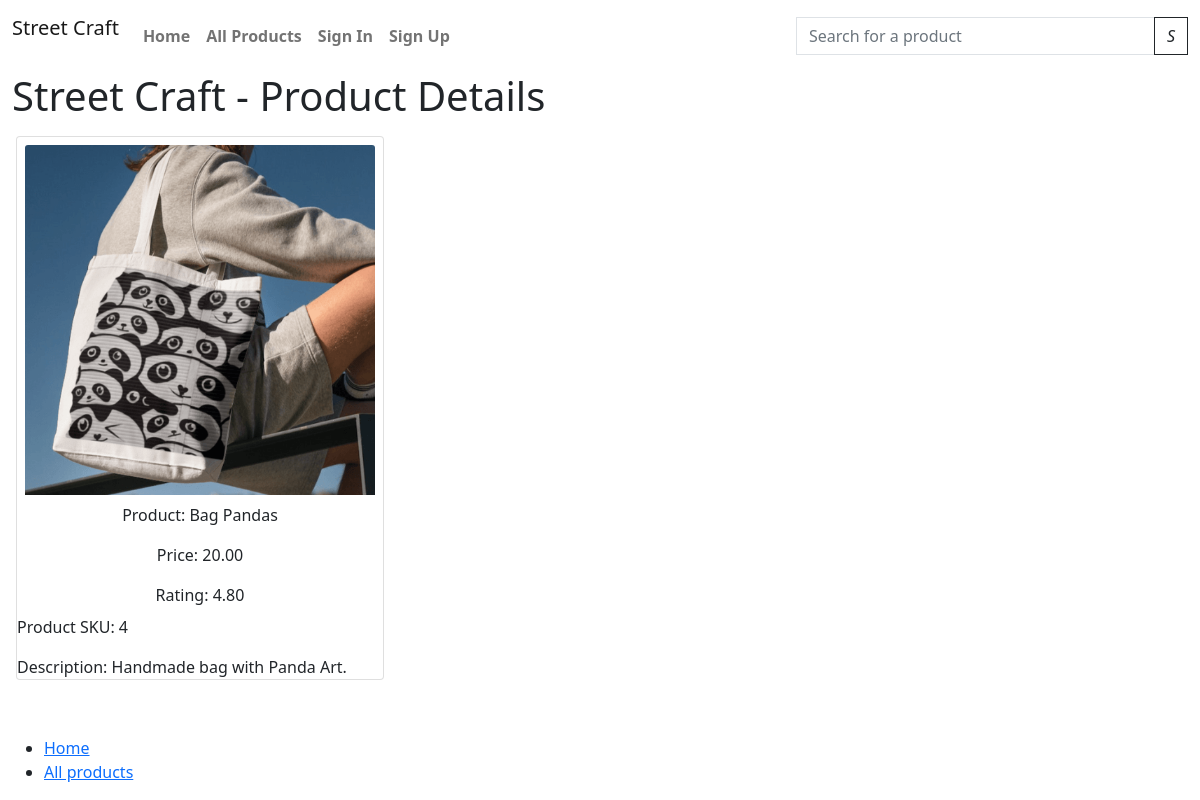
Page /bag-pandas/ on the committed database.
### products/models.py (models this page shows, shortened)
class Product(models.Model):
    sku = models.SmallAutoField(primary_key=True)
    name = models.CharField(max_length=150, unique=True)
    release_date = models.DateTimeField(auto_now_add=True)
    category = models.ForeignKey('Category', null=True, blank=True, on_delete=models.SET_NULL)
    description = models.TextField()
    price = models.DecimalField(max_digits=6, decimal_places=2)
    rating = models.DecimalField(max_digits=6, decimal_places=2, null=True, blank=True)
    product_image = models.ImageField(null=True, blank=True)
    product_image_url = models.URLField(max_length=1024, null=True, blank=True)
    slug = models.SlugField(max_length=254, null=True, blank=True, unique=True)
    class Meta:
        ordering = ['-release_date']

### products/views.py (the view)
# urls.py: path('<slug>/', views.product_details, name='product_details')
def product_details(request, slug):
    product = get_object_or_404(Product, slug=slug)
    context = {
        'product': product,
    }
    return render(request, 'product_details.html', context)

### templates/product_details.html
{% extends "base.html" %}
{% load static %}
{% block content %}
<header>
    <div class="container-fluid">
        <h1>Street Craft - Product Details</h1>
    </div>
</header>
<div class="col-md-4 p-0">
    <div class="card m-3">
        <div class="card-body m-1 p-1 text-center">
                <div class="image-container">
                    <img class="card-img-top img-fluid" src="{{ product.product_image.url }}" alt="{{ product.name }}">
                </div>
            <p class="card-text mt-2">Product: {{ product.name }}</p>
            <p class="card-text">Price: {{ product.price }}</p>
            <p class="card-text">Rating: {{ product.rating }}</p>
        </div>
        <div>
            <p class="card-text">Product SKU: {{ product.sku }}</p>
            <p class="card-text">Description: {{ product.description }}</p>
        </div>
    </div>
</div>
{% endblock content %}

### rows in the picture
Product: product_image (picture), name "Bag Pandas", price "20.00", rating "4.80", sku "4", description "Handmade bag with Panda Art."
